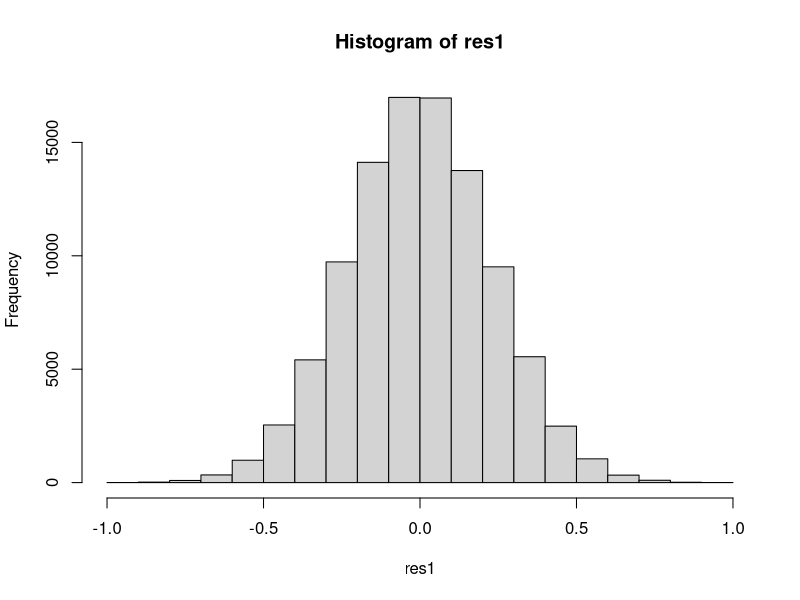
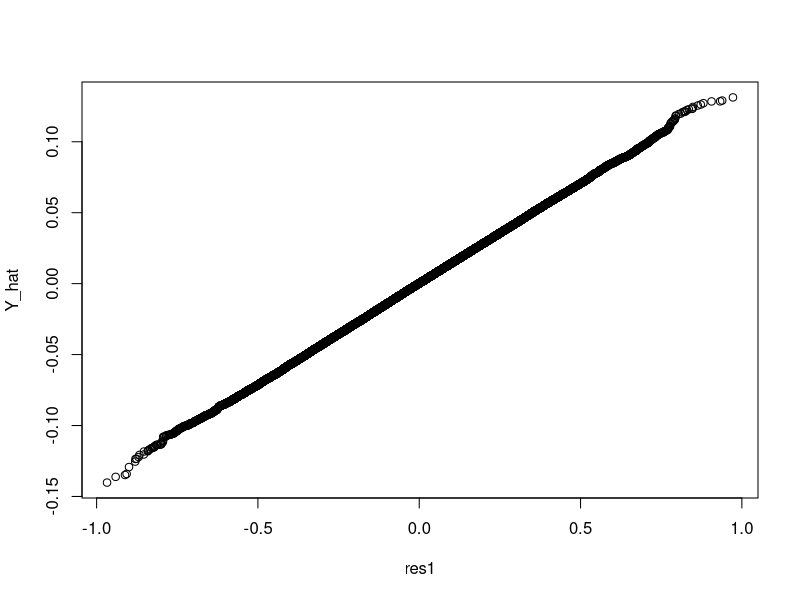

These figures' R source, in order: (Note: this script raises an error after producing the figures.)

library(MASS)
#### Part a ####

Sigma1 <- (1/5630) * matrix(c(575, -60, 10, -60, 300, -50, 10, -50, 196), nrow=3)
E <- eigen(Sigma1)
Lambda <- diag(E$values^-1)
V <- E$vectors

Sigma1_Inv <- round(V %*% Lambda %*% t(V))
Sigma1_Inv
# [,1] [,2] [,3]
# [1,]   10    2    0
# [2,]    2   20    5
# [3,]    0    5   30

round(Sigma1_Inv %*% Sigma1)
# [,1] [,2] [,3]
# [1,]    1    0    0
# [2,]    0    1    0
# [3,]    0    0    1


#### Part e ####
Sigma1 <- (1/5630) * matrix(c(575, -60, 10, -60, 300, -50, 10, -50, 196), nrow=3)


#### part h ####
# using a big sample to find the linear regressio Y2 = B1 Y1 + e1

sigma_h <- matrix(c(575, -60, -60, 300), nrow=2) * (1/5630)
Mu <- c(0,0)
sigma_h_inv <- solve(sigma_h)
samples <- mvrnorm(n=100000, mu=Mu, Sigma = sigma_h)
Z <- samples[,1]
Y <- samples[,2]

# using result 7.4 formula
Beta <- solve(t(Z) %*% Z) %*% t(Z) %*% Y
round(Beta,4)
# [1,] -0.1063

# using R lm() function

lm_method <- lm(Y~Z)
summary(lm_method)
coefficients(lm_method)['Z']
res2 <- residuals(lm_method)
var(res2)
# Z
# -0.1063087

Y_hat <- Beta %*% Z

res1 <- Y_hat - Y
res1 <- res1[1,]

hist(res1)
qqplot(res1,Y_hat)

## JW pg 381 (7-17)
# var(e) = s^2 (1 - h)
# s^2 = residual mean square ((good enough estimate for residual variance))
# the term (1-h) is likely to be almost 1 so it can be ignored 
# term 1-h can be calcualted based on JW(7-16) 
#  I - Z(tZ Z)^(-1) tZ
# given Z is one variable only i can simply this as 
#   1 - Z  1/(Z^2) * Z

Z * 1/(t(Z) %*% Z) -> zz
# zz * Z is zz^2
zz <- zz[,1]
#zz
1 - sum(zz **2)
1 - sum(zz * Z)
s2<- mean(res1**2)
s2
s2* (1 - sum(zz * Z))
s2 * (1 - sum(zz **2))
var(res1)
var(res2)
# mean(residuals**2)
# Z %*% solve(t(Z) %*% Z) %*% t(Z)
# var(residuals)
#### part i ####
# using a big sample to find the linear regression Y3 = B1 Y1 + B2 Y2 + e3

sigma_i <- (1/5630) * matrix(c(196,10,-50,10,575,-60,-50,-60,300), nrow=3)
sigma_i_inv <- solve(sigma_i)
samples <- mvrnorm(n=100000, mu=c(0,0,0), Sigma = sigma_i)
Z <- samples[,2:3]
Y <- samples[,1]

# using result 7.4 formula
Beta <- solve(t(Z) %*% Z) %*% t(Z) %*% Y
round(Beta,4)
# [1,]  0.0003
# [2,] -0.1705

# using R lm() function

round(coefficients(lm(Y~Z))[c('Z1','Z2')],4)
# Z1           Z2
# 0.0003 -0.1705

